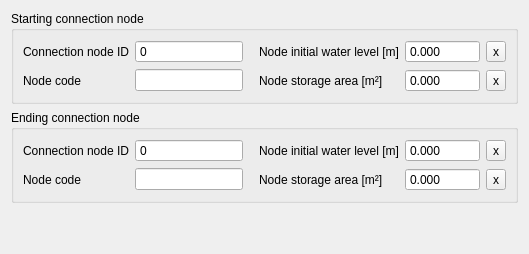
     <widget class="QWidget" name="tab_3">
      <attribute name="title">
       <string>Connection nodes</string>
      </attribute>
      <layout class="QGridLayout" name="gridLayout_20">
       <item row="2" column="0">
        <spacer name="verticalSpacer">
         <property name="orientation">
          <enum>Qt::Vertical</enum>
         </property>
         <property name="sizeHint" stdset="0">
          <size>
           <width>20</width>
           <height>40</height>
          </size>
         </property>
        </spacer>
       </item>
       <item row="0" column="0">
        <widget class="QGroupBox" name="grp_conn_node_1">
         <property name="enabled">
          <bool>true</bool>
         </property>
         <property name="title">
          <string>Starting connection node</string>
         </property>
         <layout class="QGridLayout" name="gridLayout_12">
          <item row="1" column="1">
           <widget class="QLineEdit" name="connection_node_1_code">
            <property name="sizePolicy">
             <sizepolicy hsizetype="Expanding" vsizetype="Fixed">
              <horstretch>0</horstretch>
              <verstretch>0</verstretch>
             </sizepolicy>
            </property>
            <property name="clearButtonEnabled">
             <bool>true</bool>
            </property>
           </widget>
          </item>
          <item row="0" column="1">
           <widget class="QSpinBox" name="connection_node_1_id">
            <property name="sizePolicy">
             <sizepolicy hsizetype="Expanding" vsizetype="Fixed">
              <horstretch>0</horstretch>
              <verstretch>0</verstretch>
             </sizepolicy>
            </property>
            <property name="readOnly">
             <bool>true</bool>
            </property>
            <property name="buttonSymbols">
             <enum>QAbstractSpinBox::NoButtons</enum>
            </property>
            <property name="maximum">
             <number>999999999</number>
            </property>
            <property name="clearValue" stdset="0">
             <bool>true</bool>
            </property>
            <property name="expressionsEnabled" stdset="0">
             <bool>false</bool>
            </property>
           </widget>
          </item>
          <item row="0" column="3">
           <widget class="QDoubleSpinBox" name="connection_node_1_initial_waterlevel">
            <property name="sizePolicy">
             <sizepolicy hsizetype="Expanding" vsizetype="Fixed">
              <horstretch>0</horstretch>
              <verstretch>0</verstretch>
             </sizepolicy>
            </property>
            <property name="buttonSymbols">
             <enum>QAbstractSpinBox::NoButtons</enum>
            </property>
            <property name="decimals">
             <number>3</number>
            </property>
            <property name="minimum">
             <double>-1000.000000000000000</double>
            </property>
            <property name="maximum">
             <double>1000000.000000000000000</double>
            </property>
            <property name="showClearButton" stdset="0">
             <bool>true</bool>
            </property>
            <property name="clearValue" stdset="0">
             <bool>true</bool>
            </property>
            <property name="expressionsEnabled" stdset="0">
             <bool>true</bool>
            </property>
           </widget>
          </item>
          <item row="1" column="2">
           <widget class="QLabel" name="label_38">
            <property name="text">
             <string>Node storage area [m²]</string>
            </property>
            <property name="alignment">
             <set>Qt::AlignLeading|Qt::AlignLeft|Qt::AlignVCenter</set>
            </property>
            <property name="indent">
             <number>10</number>
            </property>
           </widget>
          </item>
          <item row="0" column="0">
           <widget class="QLabel" name="label_36">
            <property name="text">
             <string>Connection node ID</string>
            </property>
            <property name="alignment">
             <set>Qt::AlignLeading|Qt::AlignLeft|Qt::AlignVCenter</set>
            </property>
           </widget>
          </item>
          <item row="1" column="3">
           <widget class="QDoubleSpinBox" name="connection_node_1_storage_area">
            <property name="sizePolicy">
             <sizepolicy hsizetype="Expanding" vsizetype="Fixed">
              <horstretch>0</horstretch>
              <verstretch>0</verstretch>
             </sizepolicy>
            </property>
            <property name="buttonSymbols">
             <enum>QAbstractSpinBox::NoButtons</enum>
            </property>
            <property name="decimals">
             <number>3</number>
            </property>
            <property name="maximum">
             <double>999999999.000000000000000</double>
            </property>
            <property name="clearValue" stdset="0">
             <bool>true</bool>
            </property>
           </widget>
          </item>
          <item row="0" column="2">
           <widget class="QLabel" name="label_35">
            <property name="text">
             <string>Node initial water level [m]</string>
            </property>
            <property name="alignment">
             <set>Qt::AlignLeading|Qt::AlignLeft|Qt::AlignVCenter</set>
            </property>
            <property name="indent">
             <number>10</number>
            </property>
           </widget>
          </item>
          <item row="1" column="0">
           <widget class="QLabel" name="label_37">
            <property name="text">
             <string>Node code</string>
            </property>
            <property name="alignment">
             <set>Qt::AlignLeading|Qt::AlignLeft|Qt::AlignVCenter</set>
            </property>
           </widget>
          </item>
          <item row="0" column="4">
           <widget class="QToolButton" name="connection_node_1_initial_waterlevel_clear">
            <property name="text">
             <string>x</string>
            </property>
           </widget>
          </item>
          <item row="1" column="4">
           <widget class="QToolButton" name="connection_node_1_storage_area_clear">
            <property name="text">
             <string>x</string>
            </property>
           </widget>
          </item>
         </layout>
        </widget>
       </item>
       <item row="1" column="0">
        <widget class="QGroupBox" name="grp_conn_node_2">
         <property name="enabled">
          <bool>true</bool>
         </property>
         <property name="title">
          <string>Ending connection node</string>
         </property>
         <layout class="QGridLayout" name="gridLayout_17">
          <item row="1" column="3">
           <widget class="QDoubleSpinBox" name="connection_node_2_storage_area">
            <property name="sizePolicy">
             <sizepolicy hsizetype="Expanding" vsizetype="Fixed">
              <horstretch>0</horstretch>
              <verstretch>0</verstretch>
             </sizepolicy>
            </property>
            <property name="buttonSymbols">
             <enum>QAbstractSpinBox::NoButtons</enum>
            </property>
            <property name="decimals">
             <number>3</number>
            </property>
            <property name="maximum">
             <double>999999999.000000000000000</double>
            </property>
            <property name="clearValue" stdset="0">
             <bool>true</bool>
            </property>
           </widget>
          </item>
          <item row="0" column="0">
           <widget class="QLabel" name="label_53">
            <property name="text">
             <string>Connection node ID</string>
            </property>
            <property name="alignment">
             <set>Qt::AlignLeading|Qt::AlignLeft|Qt::AlignVCenter</set>
            </property>
           </widget>
          </item>
          <item row="0" column="3">
           <widget class="QDoubleSpinBox" name="connection_node_2_initial_waterlevel">
            <property name="sizePolicy">
             <sizepolicy hsizetype="Expanding" vsizetype="Fixed">
              <horstretch>0</horstretch>
              <verstretch>0</verstretch>
             </sizepolicy>
            </property>
            <property name="buttonSymbols">
             <enum>QAbstractSpinBox::NoButtons</enum>
            </property>
            <property name="decimals">
             <number>3</number>
            </property>
            <property name="minimum">
             <double>-1000.000000000000000</double>
            </property>
            <property name="maximum">
             <double>1000000.000000000000000</double>
            </property>
            <property name="showClearButton" stdset="0">
             <bool>true</bool>
            </property>
            <property name="clearValue" stdset="0">
             <bool>true</bool>
            </property>
            <property name="expressionsEnabled" stdset="0">
             <bool>true</bool>
            </property>
           </widget>
          </item>
          <item row="0" column="2">
           <widget class="QLabel" name="label_52">
            <property name="text">
             <string>Node initial water level [m]</string>
            </property>
            <property name="alignment">
             <set>Qt::AlignLeading|Qt::AlignLeft|Qt::AlignVCenter</set>
            </property>
            <property name="indent">
             <number>10</number>
            </property>
           </widget>
          </item>
          <item row="1" column="0">
           <widget class="QLabel" name="label_54">
            <property name="text">
             <string>Node code</string>
            </property>
            <property name="alignment">
             <set>Qt::AlignLeading|Qt::AlignLeft|Qt::AlignVCenter</set>
            </property>
           </widget>
          </item>
          <item row="0" column="1">
           <widget class="QSpinBox" name="connection_node_2_id">
            <property name="sizePolicy">
             <sizepolicy hsizetype="Expanding" vsizetype="Fixed">
              <horstretch>0</horstretch>
              <verstretch>0</verstretch>
             </sizepolicy>
            </property>
            <property name="readOnly">
             <bool>true</bool>
            </property>
            <property name="buttonSymbols">
             <enum>QAbstractSpinBox::NoButtons</enum>
            </property>
            <property name="maximum">
             <number>999999999</number>
            </property>
            <property name="clearValue" stdset="0">
             <bool>true</bool>
            </property>
            <property name="expressionsEnabled" stdset="0">
             <bool>false</bool>
            </property>
           </widget>
          </item>
          <item row="1" column="1">
           <widget class="QLineEdit" name="connection_node_2_code">
            <property name="sizePolicy">
             <sizepolicy hsizetype="Expanding" vsizetype="Fixed">
              <horstretch>0</horstretch>
              <verstretch>0</verstretch>
             </sizepolicy>
            </property>
            <property name="clearButtonEnabled">
             <bool>true</bool>
            </property>
           </widget>
          </item>
          <item row="1" column="2">
           <widget class="QLabel" name="label_55">
            <property name="text">
             <string>Node storage area [m²]</string>
            </property>
            <property name="alignment">
             <set>Qt::AlignLeading|Qt::AlignLeft|Qt::AlignVCenter</set>
            </property>
            <property name="indent">
             <number>10</number>
            </property>
           </widget>
          </item>
          <item row="0" column="4">
           <widget class="QToolButton" name="connection_node_2_initial_waterlevel_clear">
            <property name="text">
             <string>x</string>
            </property>
           </widget>
          </item>
          <item row="1" column="4">
           <widget class="QToolButton" name="connection_node_2_storage_area_clear">
            <property name="text">
             <string>x</string>
            </property>
           </widget>
          </item>
         </layout>
        </widget>
       </item>
      </layout>
     </widget>
